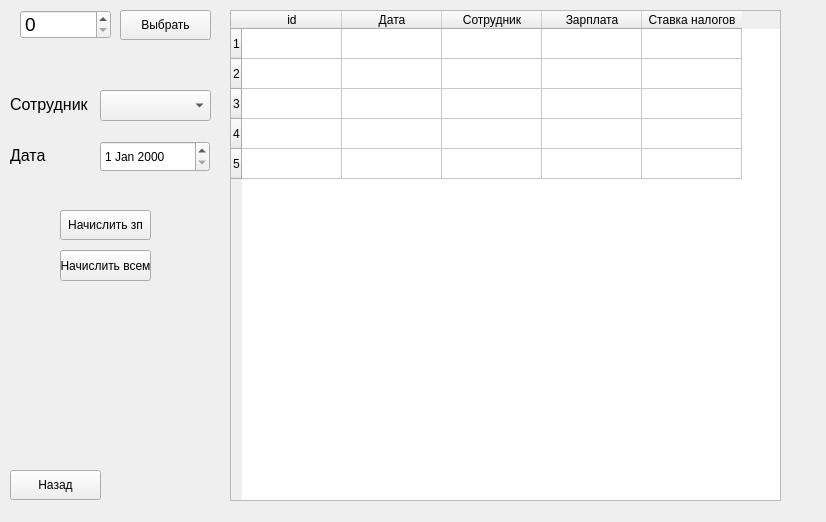
<?xml version="1.0" encoding="UTF-8"?>
<ui version="4.0">
 <class>Accounting</class>
 <widget class="QWidget" name="Accounting">
  <property name="geometry">
   <rect>
    <x>0</x>
    <y>0</y>
    <width>826</width>
    <height>522</height>
   </rect>
  </property>
  <property name="windowTitle">
   <string>Form</string>
  </property>
  <widget class="QTableWidget" name="db">
   <property name="geometry">
    <rect>
     <x>230</x>
     <y>10</y>
     <width>551</width>
     <height>491</height>
    </rect>
   </property>
   <property name="rowCount">
    <number>5</number>
   </property>
   <property name="columnCount">
    <number>5</number>
   </property>
   <row/>
   <row/>
   <row/>
   <row/>
   <row/>
   <column>
    <property name="text">
     <string>id</string>
    </property>
   </column>
   <column>
    <property name="text">
     <string>Дата</string>
    </property>
   </column>
   <column>
    <property name="text">
     <string>Сотрудник</string>
    </property>
   </column>
   <column>
    <property name="text">
     <string>Зарплата</string>
    </property>
   </column>
   <column>
    <property name="text">
     <string>Ставка налогов</string>
    </property>
   </column>
  </widget>
  <widget class="QSpinBox" name="t_select">
   <property name="geometry">
    <rect>
     <x>20</x>
     <y>10</y>
     <width>91</width>
     <height>29</height>
    </rect>
   </property>
   <property name="font">
    <font>
     <pointsize>14</pointsize>
    </font>
   </property>
   <property name="maximum">
    <number>1000000</number>
   </property>
  </widget>
  <widget class="QPushButton" name="b_select">
   <property name="geometry">
    <rect>
     <x>120</x>
     <y>10</y>
     <width>91</width>
     <height>30</height>
    </rect>
   </property>
   <property name="text">
    <string>Выбрать</string>
   </property>
  </widget>
  <widget class="QLabel" name="label">
   <property name="geometry">
    <rect>
     <x>10</x>
     <y>89</y>
     <width>100</width>
     <height>30</height>
    </rect>
   </property>
   <property name="font">
    <font>
     <pointsize>12</pointsize>
    </font>
   </property>
   <property name="text">
    <string>Сотрудник</string>
   </property>
  </widget>
  <widget class="QPushButton" name="b_add">
   <property name="geometry">
    <rect>
     <x>60</x>
     <y>210</y>
     <width>91</width>
     <height>30</height>
    </rect>
   </property>
   <property name="text">
    <string>Начислить зп</string>
   </property>
  </widget>
  <widget class="QComboBox" name="cb_worker">
   <property name="geometry">
    <rect>
     <x>100</x>
     <y>90</y>
     <width>111</width>
     <height>31</height>
    </rect>
   </property>
  </widget>
  <widget class="QDateEdit" name="t_date">
   <property name="geometry">
    <rect>
     <x>100</x>
     <y>141</y>
     <width>110</width>
     <height>31</height>
    </rect>
   </property>
  </widget>
  <widget class="QLabel" name="label_4">
   <property name="geometry">
    <rect>
     <x>10</x>
     <y>140</y>
     <width>100</width>
     <height>30</height>
    </rect>
   </property>
   <property name="font">
    <font>
     <pointsize>12</pointsize>
    </font>
   </property>
   <property name="text">
    <string>Дата</string>
   </property>
  </widget>
  <widget class="QPushButton" name="b_back">
   <property name="geometry">
    <rect>
     <x>10</x>
     <y>470</y>
     <width>91</width>
     <height>30</height>
    </rect>
   </property>
   <property name="text">
    <string>Назад</string>
   </property>
  </widget>
  <widget class="QPushButton" name="b_addAll">
   <property name="geometry">
    <rect>
     <x>60</x>
     <y>250</y>
     <width>91</width>
     <height>31</height>
    </rect>
   </property>
   <property name="text">
    <string>Начислить всем</string>
   </property>
  </widget>
 </widget>
 <resources/>
 <connections/>
</ui>
